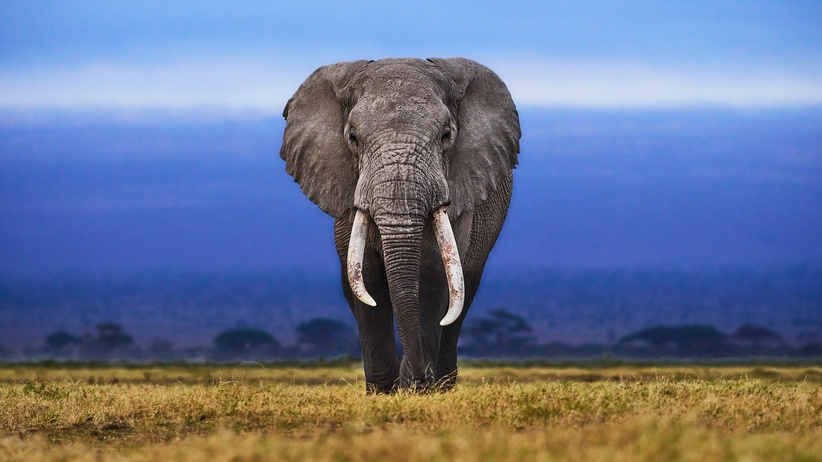
#> input picture CW_lesson14/images/elephant1.jpg, 822 x 462 px, shrunk from 1920 x 1080 before the run; its folder holds 4 pictures in this run
$ python filter_people.py
#> lines starting #> are read from the running program, lines starting #| are printed output that depends on the picture
import cv2
import numpy as np
import os
import shutil

PROJECT_DIR = os.path.dirname(__file__) #join для правильної склейки зв'язків.

MODELS_DIR = os.path.join(PROJECT_DIR, 'modul')
IMAGES_DIR = os.path.join(PROJECT_DIR, 'images')

OUT_DIR = os.path.join(PROJECT_DIR, 'out')
PEOPLE_DIR = os.path.join(OUT_DIR, 'people')
NO_PEOPLE_DIR = os.path.join(OUT_DIR, 'no_people')

os.makedirs(OUT_DIR, exist_ok=True)
os.makedirs(PEOPLE_DIR, exist_ok=True)
os.makedirs(NO_PEOPLE_DIR, exist_ok=True)

cascade_path = os.path.join(MODELS_DIR, 'haarcascade_frontalface_default.xml')
face_cascade = cv2.CascadeClassifier(cascade_path)

if face_cascade.empty():
    print('No face detected')
    exit()

def detect_people(bgr):
    gray = cv2.cvtColor(bgr, cv2.COLOR_BGR2GRAY)
    faces = face_cascade.detectMultiScale(gray, 1.1, 5, minSize=(30, 30))
    return faces


allowed_ext = [".jpg", ".jpeg", ".png", ".bnp"]

files = os.listdir(IMAGES_DIR)

count_people = 0
count_no_people = 0

for file_name in files:
    for ext in allowed_ext:
        if not file_name.lower().endswith(ext):
            continue

    in_path = os.path.join(IMAGES_DIR, file_name)
    img = cv2.imread(in_path)
#> img is the input picture: shape (462, 822, 3); mean B, G, R 147.8, 117.5, 105.1

    if img is None:
        print('No image', file_name)
        continue


    faces = detect_people(img)
#> in detect_people, `gray = cv2.cvtColor(bgr, cv2.COLOR_BGR2GRAY)`:
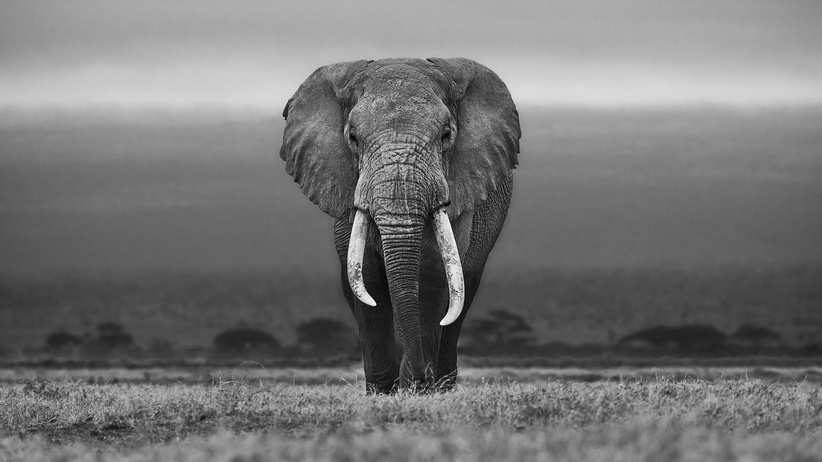
#> gray: shape (462, 822); min 1, max 254, mean 117.2
#> in detect_people, `faces = face_cascade.detectMultiScale(gray, 1.1, 5, minSize=(30, 30))`: faces = ()
#> faces = ()
    if len(faces) > 0:
        out_path = os.path.join(PEOPLE_DIR, file_name)
        shutil.copy(in_path, out_path)
        count_people += 1

        boxed = img.copy()
        for (x, y, w, h) in faces:
            cv2.rectangle(boxed, (x, y), (x + w, y + h), (0, 255, 0), 2)
            boxed_path = os.path.join(OUT_DIR,"boxed" + file_name)
            cv2.imwrite(boxed_path, boxed)
    else:
        out_path = os.path.join(NO_PEOPLE_DIR, file_name)
        shutil.copy(in_path, out_path)
        count_no_people += 1
#> pass 2 of the loop `for file_name in files:`:
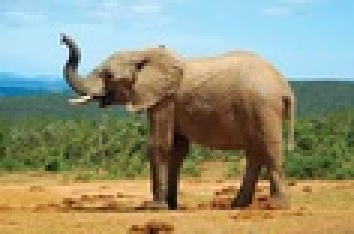
#> input picture CW_lesson14/images/elephant2.jpg, 118 x 78 px, shrunk from 276 x 183 before the run (shown 3 times larger)
#> img is the input picture: shape (78, 118, 3); mean B, G, R 123.3, 148.3, 147.1
#> in detect_people (call 2), `gray = cv2.cvtColor(bgr, cv2.COLOR_BGR2GRAY)`:
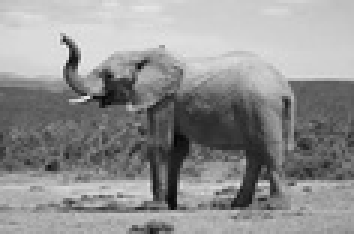
#> gray: shape (78, 118) (shown 3 times larger); min 5, max 240, mean 145.1
#> pass 3 of the loop `for file_name in files:`:
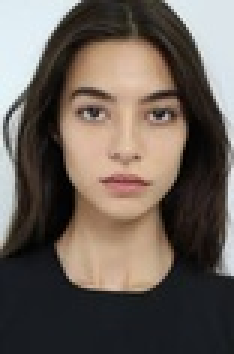
#> input picture CW_lesson14/images/face2.jpg, 78 x 118 px, shrunk from 183 x 275 before the run (shown 3 times larger)
#> img is the input picture: shape (118, 78, 3); mean B, G, R 87.6, 95.4, 105.5
#> in detect_people (call 3), `gray = cv2.cvtColor(bgr, cv2.COLOR_BGR2GRAY)`:
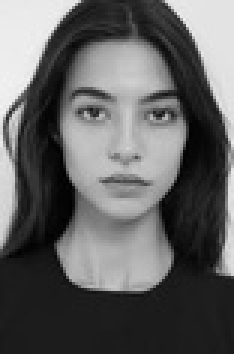
#> gray: shape (118, 78) (shown 3 times larger); min 0, max 242, mean 97.6
#> in detect_people (call 3), `faces = face_cascade.detectMultiScale(gray, 1.1, 5, minSize=(30, 30))`: faces = [[13, 16, 56, 56]]
#> the loop `for (x, y, w, h) in faces:` made 1 pass
#> pass 1, `cv2.imwrite(boxed_path, boxed)`:
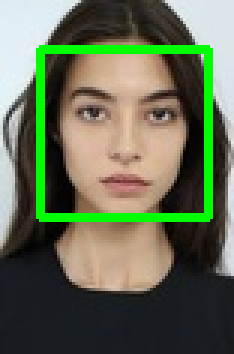
#> saved as boxedface2.jpg: shape (118, 78, 3) (shown 3 times larger); mean B, G, R 83.2, 108.9, 99.6
#> the loop made 4 passes; the first 3 are shown
print('People count:', count_people)
print('No People count:', count_no_people)
